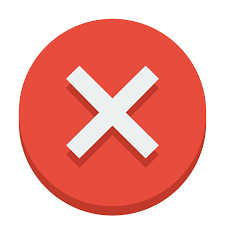
#> input picture error.png, 225 x 225 px, given in place of the camera
$ python motion.py
#> lines starting #> are read from the running program, lines starting #| are printed output that depends on the picture
import cv2
cap=cv2.VideoCapture(0)
ret1,frame1= cap.read()
#> frame1 is the input picture: shape (225, 225, 3); mean B, G, R 154.6, 162.5, 239
gray1 = cv2.cvtColor(frame1, cv2.COLOR_BGR2GRAY)
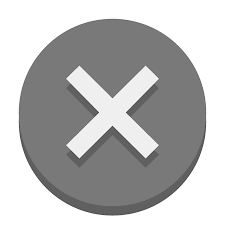
#> gray1: shape (225, 225); min 75, max 255, mean 184.7
gray1 = cv2.GaussianBlur(gray1, (21, 21), 0)
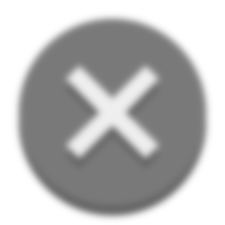
#> gray1: shape (225, 225); min 106, max 255, mean 184.7
cv2.imshow('window',frame1)
avg = None
while(True):
    ret2,frame2=cap.read()
    gray2 = cv2.cvtColor(frame2, cv2.COLOR_BGR2GRAY)
    gray2 = cv2.GaussianBlur(gray2, (21, 21), 0)


    deltaframe=cv2.absdiff(gray1,gray2)
#> deltaframe: shape (225, 225); every value is 0
    cv2.imshow('delta',deltaframe)
    threshold = cv2.threshold(deltaframe, 25, 255, cv2.THRESH_BINARY)[1]
    threshold = cv2.dilate(threshold,None)
    cv2.imshow('threshold',threshold)
    countour,heirarchy = cv2.findContours(threshold, cv2.RETR_EXTERNAL, cv2.CHAIN_APPROX_SIMPLE)
#> countour = []
    for i in countour:
        if cv2.contourArea(i) < 50:
            continue

        (x, y, w, h) = cv2.boundingRect(i)
        cv2.rectangle(frame2, (x, y), (x + w, y + h), (255, 0, 0), 2)
#> this loop made 0 passes

    cv2.imshow('window',frame2)

    if cv2.waitKey(20) == ord('q'):
#> (key q is pressed here)
      break
cap.release()
cv2.destroyAllWindows()
